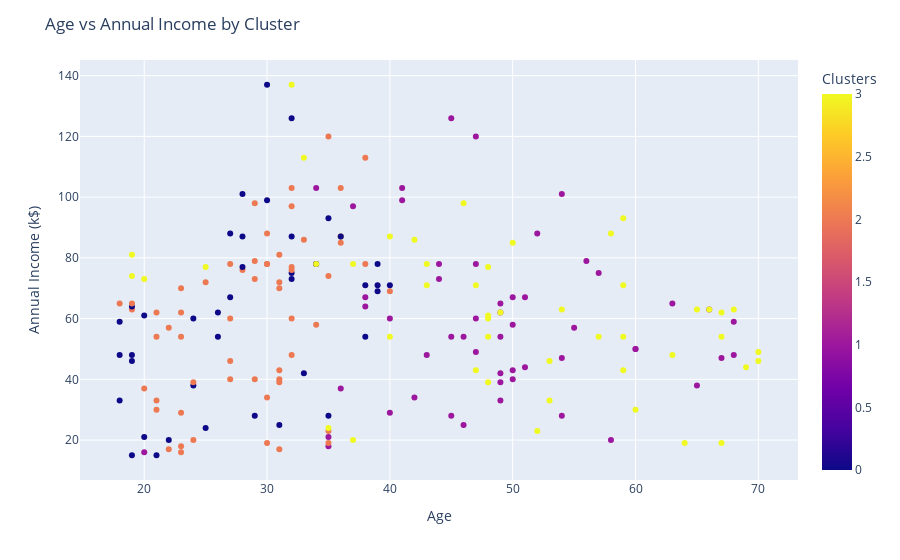

Notebook code for this chart:
### Code cell
import plotly.express as px

fig1 = px.scatter(df_cluster, x='Age', y='Annual Income (k$)', color='Clusters')
fig1.update_layout(title='Age vs Annual Income by Cluster')

fig2 = px.scatter(df_cluster, x='Age', y='Spending Score (1-100)', color='Clusters')
fig2.update_layout(title='Age vs Spending Score by Cluster')

fig3 = px.scatter(df_cluster, x='Annual Income (k$)', y='Spending Score (1-100)', color='Clusters')
fig3.update_layout(title='Annual Income vs Spending Score by Cluster')

fig1.show()
fig2.show()
fig3.show()

### Figure 1 — Plotly figure (JSON) as saved in the notebook; plotly's stock layout.template omitted (floating-point values rounded to 4 significant figures; data arrays with more than 128 entries replaced by an {"elided": "..."} marker saying what was removed)
{"data": [{"hovertemplate": "Age=%{x}<br>Annual Income (k$)=%{y}<br>Clusters=%{marker.color}<extra></extra>", "legendgroup": "", "marker": {"color": {"elided": "200 int values"}, "coloraxis": "coloraxis", "symbol": "circle"}, "mode": "markers", "name": "", "orientation": "v", "showlegend": false, "type": "scatter", "x": {"elided": "200 int values"}, "xaxis": "x", "y": {"elided": "200 int values"}, "yaxis": "y"}], "layout": {"coloraxis": {"colorbar": {"title": {"text": "Clusters"}}, "colorscale": [[0, "#0d0887"], [0.1111, "#46039f"], [0.2222, "#7201a8"], [0.3333, "#9c179e"], [0.4444, "#bd3786"], [0.5556, "#d8576b"], [0.6667, "#ed7953"], [0.7778, "#fb9f3a"], [0.8889, "#fdca26"], [1, "#f0f921"]]}, "legend": {"tracegroupgap": 0}, "margin": {"t": 60}, "title": {"text": "Age vs Annual Income by Cluster"}, "xaxis": {"anchor": "y", "domain": [0, 1], "title": {"text": "Age"}}, "yaxis": {"anchor": "x", "domain": [0, 1], "title": {"text": "Annual Income (k$)"}}}}
